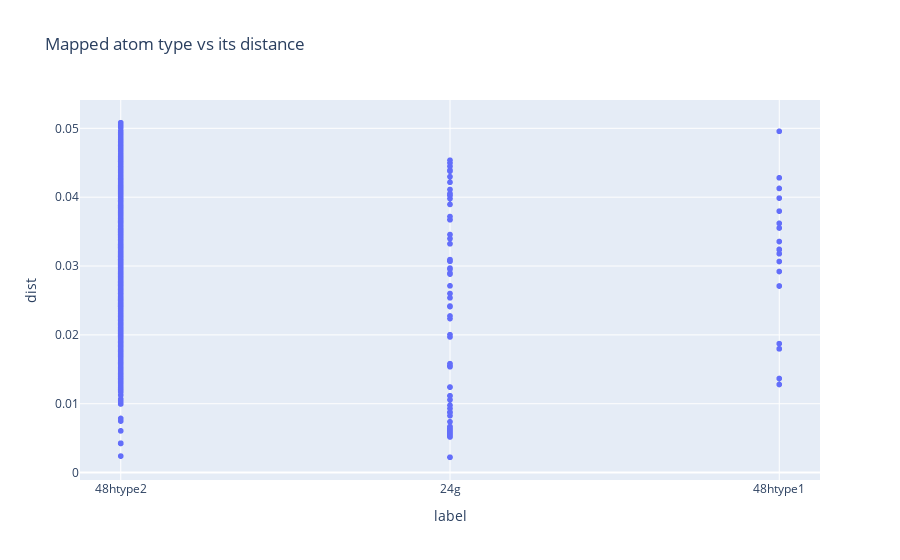

This figure's notebook cell:
### Code cell
df = plot_mapped_label_vs_dist_and_histogram(file_loc_important_cols, litype, category_data = "mapping", el = "Li")

### Figure 1 — Plotly figure (JSON) as saved in the notebook; plotly's stock layout.template omitted (floating-point values rounded to 4 significant figures; data arrays with more than 128 entries replaced by an {"elided": "..."} marker saying what was removed)
{"data": [{"hovertemplate": "label=%{x}<br>dist=%{y}<extra></extra>", "legendgroup": "", "marker": {"color": "#636efa", "symbol": "circle"}, "mode": "markers", "name": "", "showlegend": false, "type": "scattergl", "x": {"elided": "1240 str values"}, "xaxis": "x", "y": {"elided": "1240 float values"}, "yaxis": "y"}], "layout": {"legend": {"tracegroupgap": 0}, "title": {"text": "Mapped atom type vs its distance"}, "xaxis": {"anchor": "y", "domain": [0, 1], "title": {"text": "label"}}, "yaxis": {"anchor": "x", "domain": [0, 1], "title": {"text": "dist"}}}}
